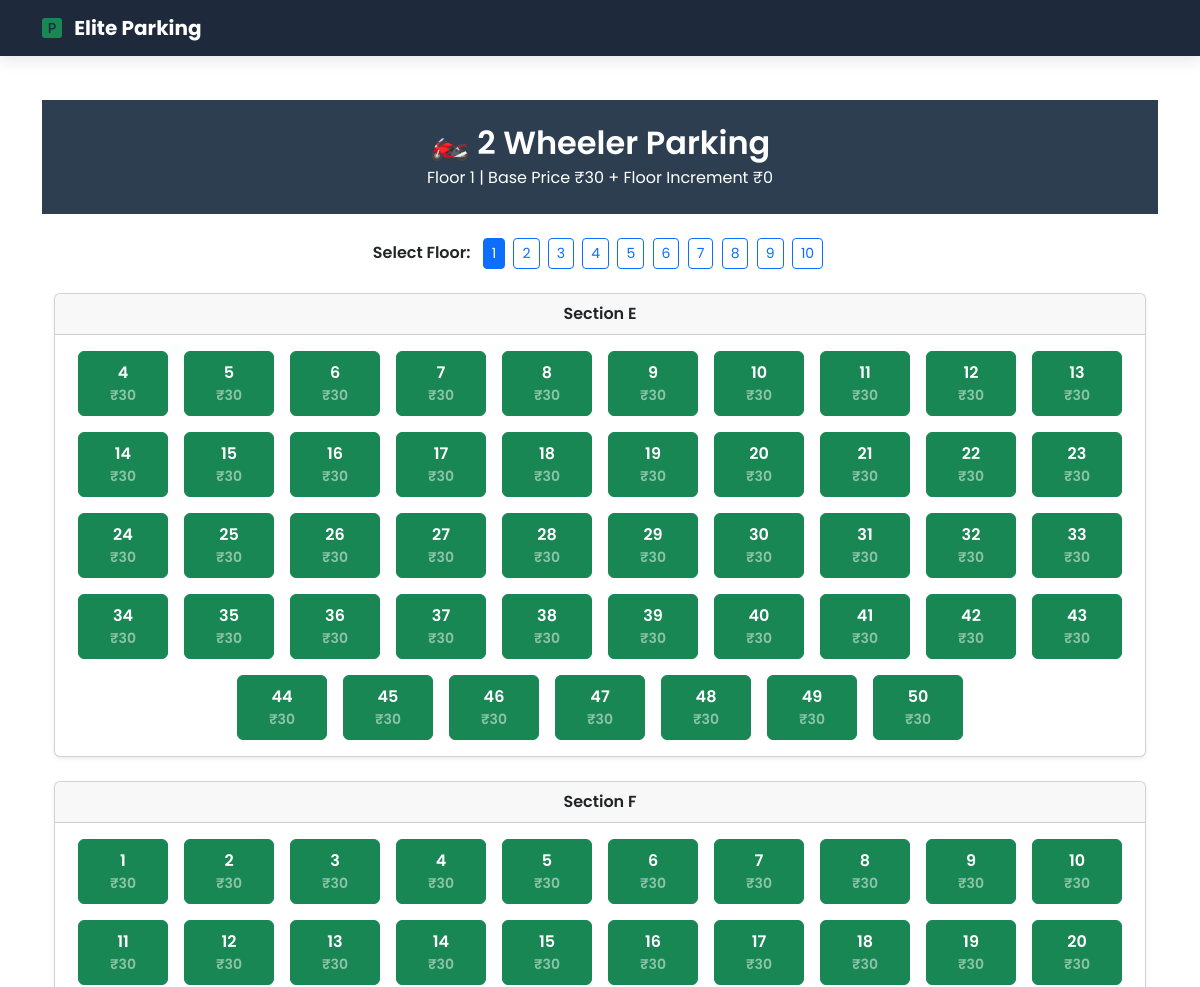
Page /slots/BIKE/ (upper part) on the earlier database version.
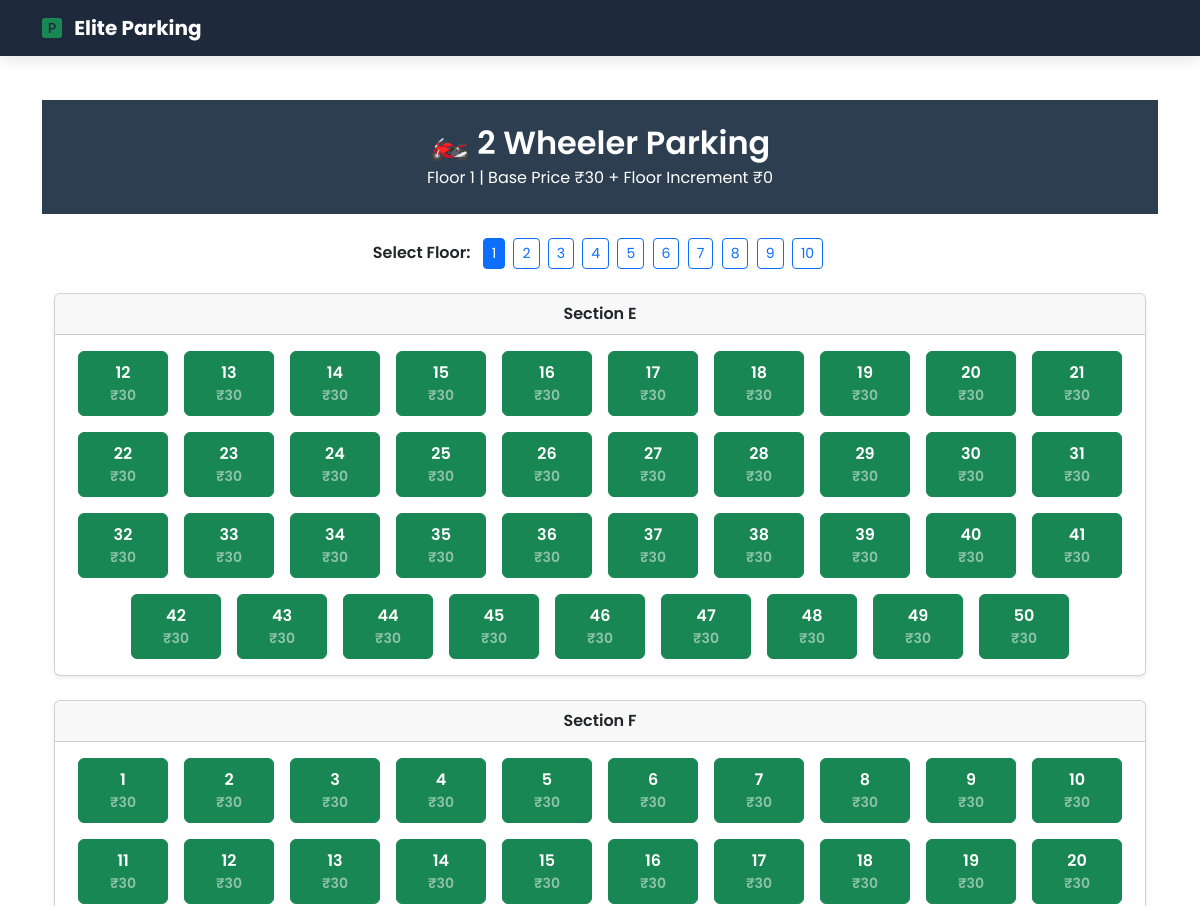
Same page on the later database version.
### parking/models.py (models this page shows, shortened)
class Floor(models.Model):
    number = models.IntegerField(unique=True)
    price_increment = models.IntegerField(default=0)  # +5 per floor

class Slot(models.Model):
    floor = models.ForeignKey(Floor, on_delete=models.CASCADE)
    section = models.CharField(max_length=1)
    slot_number = models.IntegerField()
    vehicle_type = models.CharField(max_length=10)
    is_available = models.BooleanField(default=True)
    class Meta:
        unique_together = ("floor", "section", "slot_number")

### parking/views.py (the view)
# urls.py: path("slots/<str:vehicle_type>/", views.view_slots, name="view_slots"),
def view_slots(request, vehicle_type):
    try:
        floor_no = int(request.GET.get("floor", 1))
    except ValueError:
        floor_no = 1
    try:
        floor = get_object_or_404(Floor, number=floor_no)
    except Floor.DoesNotExist:
        floor = Floor.objects.first()
    slots = Slot.objects.filter(
        floor=floor, vehicle_type=vehicle_type, is_available=True
    ).order_by("section", "slot_number")
    floors = Floor.objects.order_by("number")
    config = ParkingConfig.objects.get(vehicle_type=vehicle_type.upper())
    base_price_for_type = config.base_price
    return render(
        request,
        "slots.html",
        {
            "slots": slots,
            "vehicle_type": vehicle_type.upper(),
            "floor": floor,
            "floors": floors,
            "base_price_for_type": base_price_for_type,
        },
    )

### templates/slots.html (shortened to what this page needs)
{% extends "base.html" %}
{% block content %}
<div class="text-center text-white py-4 mb-4"
     style="background:#2c3e50;">
    <h2 class="fw-semibold mb-1">
        {% if vehicle_type == 'CAR' %}🚗 4 Wheeler Parking{% else %}🏍️ 2 Wheeler Parking{% endif %}
    </h2>
    <p class="mb-0">
        Floor {{ floor.number }} |
        Base Price ₹{{ base_price_for_type }} +
        Floor Increment ₹{{ floor.price_increment }}
    </p>
</div>
<div class="container pb-4">
    <div class="text-center mb-4">
        <span class="fw-semibold me-2">Select Floor:</span>
        {% for f in floors %}
            <a href="?floor={{ f.number }}"
               class="btn btn-sm {% if f.number == floor.number %}btn-primary{% else %}btn-outline-primary{% endif %} me-1">
                {{ f.number }}
            </a>
        {% endfor %}
    </div>
    {% if slots %}
        {% regroup slots by section as section_list %}
        {% for section_group in section_list %}
            <div class="card mb-4 shadow-sm">
                <div class="card-header text-center fw-semibold">
                    Section {{ section_group.grouper }}
                </div>
                <div class="card-body">
                    <div class="d-flex flex-wrap justify-content-center gap-3">
                        {% for slot in section_group.list %}
                            {% if slot.is_available %}
                                <a href="{% url 'vehicle_form' slot.id %}"
                                   class="btn btn-success slot-btn">
                                    {{ slot.slot_number }}
                                    <div class="small text-white-50">
                                        ₹{{ slot.floor.price_increment|add:base_price_for_type }}
                                    </div>
                                </a>
                            {% endif %}
                        {% endfor %}
                    </div>
                </div>
            </div>
        {% endfor %}
    {% else %}
        <div class="alert alert-warning text-center">
            No slots available on this floor.
        </div>
    {% endif %}
</div>
{% endblock %}

### templates/base.html (shortened to what this page needs)
<!DOCTYPE html>
<html lang="en">
<head>
    <link href="https://cdn.jsdelivr.net/npm/bootstrap@5.3.3/dist/css/bootstrap.min.css" rel="stylesheet">
    <link rel="stylesheet" href="https://cdn.jsdelivr.net/npm/bootstrap-icons@1.11.3/font/bootstrap-icons.css">
</head>
<body>
    <nav class="navbar navbar-expand-lg fixed-top">
        <div class="container">
            <a class="navbar-brand text-white fw-bold" href="{% url 'home' %}">
                <i class="bi bi-p-square-fill text-success me-2"></i> Elite Parking
            </a>
        </div>
    </nav>
    {% if request.path == '/' %}
        <section class="hero-section">
            <div class="container">
                <h1 class="hero-title mb-4">Welcome to Elite Parking</h1>
                <p class="hero-subtitle">Secure • Modern • Multi-Level Parking</p>
                <div class="d-flex flex-column flex-md-row gap-4 justify-content-center">
                    <a href="{% url 'select_vehicle' %}" class="btn btn-success btn-hero">
                        <i class="bi bi-car-front-fill fs-2 me-3"></i> Park Vehicle
                    </a>
                    <a href="{% url 'checkout' %}" class="btn btn-warning btn-hero text-dark">
                        <i class="bi bi-box-arrow-right fs-2 me-3"></i> Checkout Vehicle
                    </a>
                </div>
                <div class="features mt-5">
                    <div class="row text-center">
                        <div class="col-md-4">
                            <i class="bi bi-shield-lock-fill text-success fs-1 mb-3"></i>
                            <h5>24/7 Security</h5>
                        </div>
                        <div class="col-md-4">
                            <i class="bi bi-building-fill text-primary fs-1 mb-3"></i>
                            <h5>10 Floors</h5>
                        </div>
                        <div class="col-md-4">
                            <i class="bi bi-lightning-charge-fill text-warning fs-1 mb-3"></i>
                            <h5>Instant Booking</h5>
                        </div>
                    </div>
                </div>
            </div>
        </section>
    {% else %}
        <div class="content-area">
            <div class="container">
                {% block content %}{% endblock %}
            </div>
        </div>
    {% endif %}
</body>
</html>

### templates/base.html (style rules this page uses)
body { font-family: 'Poppins', sans-serif; background: #f8f9fa; min-height: 100vh; }
.navbar { background: #1e293b !important; box-shadow: 0 4px 15px rgba(0,0,0,0.1); }
.content-area { background: white; min-height: 100vh; padding-top: 100px; }

### templates/slots.html (style rules this page uses)
.slot-btn { min-width: 90px; height: 65px; font-weight: 600; display: flex; flex-direction: column; justify-content: center; align-items: center; }

Differences in the rows shown:
no longer on this page (row edited): Slot: slot_number "4", floor.price_increment|add "30", shown under "E"
no longer on this page (row edited): Slot: slot_number "5", floor.price_increment|add "30", shown under "E"
no longer on this page (row edited): Slot: slot_number "6", floor.price_increment|add "30", shown under "E"
no longer on this page (row edited): Slot: slot_number "7", floor.price_increment|add "30", shown under "E"
no longer on this page (row edited): Slot: slot_number "8", floor.price_increment|add "30", shown under "E"
no longer on this page (row edited): Slot: slot_number "9", floor.price_increment|add "30", shown under "E"
no longer on this page (row edited): Slot: slot_number "10", floor.price_increment|add "30", shown under "E"
no longer on this page (row edited): Slot: slot_number "11", floor.price_increment|add "30", shown under "E"
